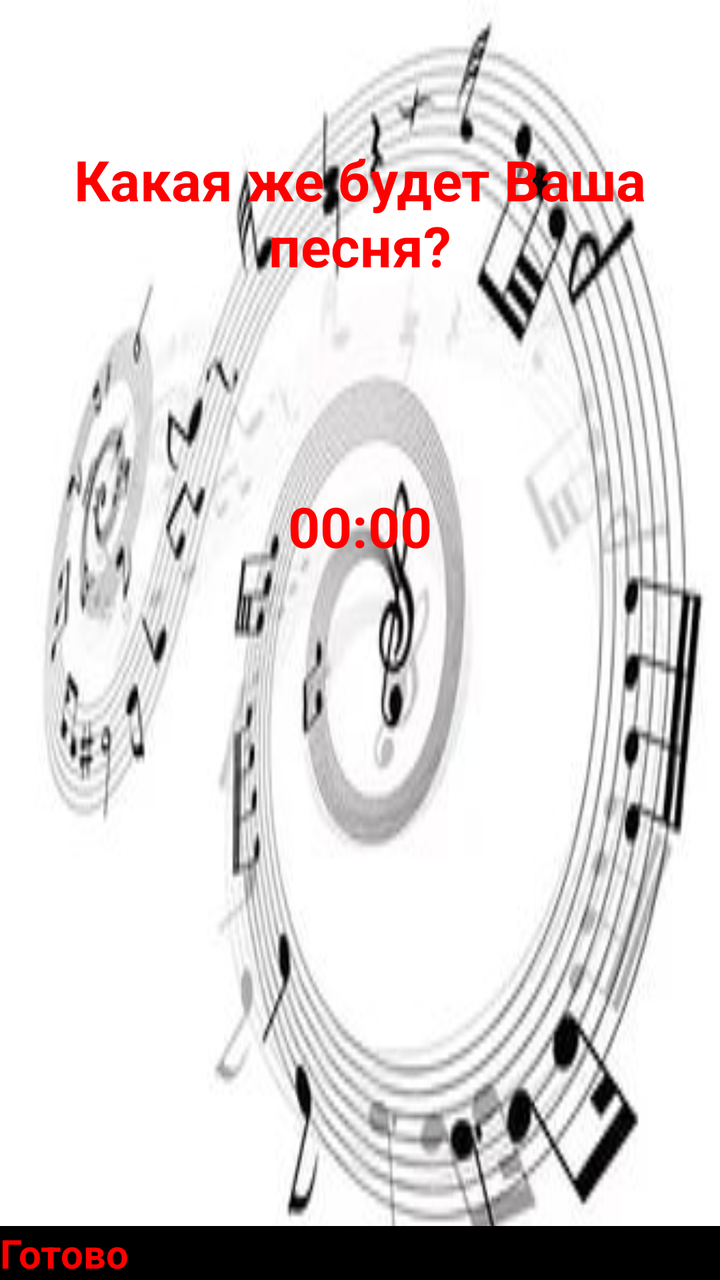
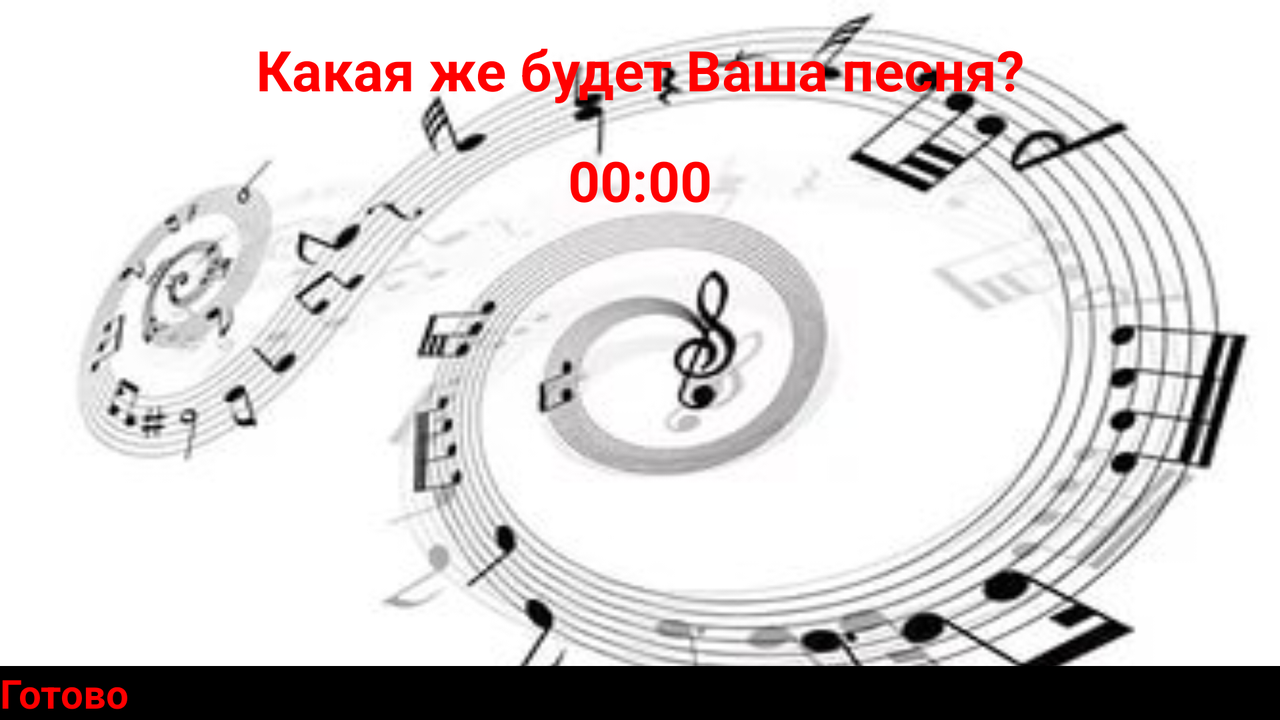

One screen, two layout resources from the same app: the default and the repository's alternative for another configuration. Each is rendered where Android would select it; the XML of both is given below.
<!-- AndroidManifest.xml: application theme MyTheme -->
<!-- res/layout/record.xml -->
<RelativeLayout xmlns:android="http://schemas.android.com/apk/res/android"
    xmlns:tools="http://schemas.android.com/tools"
    android:layout_width="match_parent"
    android:layout_height="match_parent"
    tools:context="${relativePackage}.${activityClass}" >

    <TextView
        android:id="@+id/textView1"
        android:layout_width="wrap_content"
        android:layout_height="wrap_content"
        android:layout_alignParentTop="true"
        android:layout_centerHorizontal="true"
        android:layout_marginTop="71dp"
        android:gravity="center"
        android:text="@string/record"
        android:textColor="#FF0000"
        android:textSize="28sp"
        android:textStyle="bold" />

    <Chronometer
        android:id="@+id/chronometer"
        android:layout_width="wrap_content"
        android:layout_height="wrap_content"
        android:layout_below="@+id/textView1"
        android:layout_centerHorizontal="true"
        android:layout_marginTop="103dp"
        android:textSize="28sp"
        android:textColor="#FF0000"
        android:textStyle="bold"
        android:text="Chronometer" />

    <LinearLayout
        android:layout_width="wrap_content"
        android:layout_height="wrap_content"
        android:layout_below="@+id/chronometer"
        android:layout_centerHorizontal="true"
        android:layout_marginTop="26dp"
        android:orientation="vertical" >

        <LinearLayout
            android:layout_width="match_parent"
            android:layout_height="wrap_content" >

            <ImageButton
                android:id="@+id/imageButtonRec"
                android:layout_width="150dp"
                android:layout_height="144dp"
                android:adjustViewBounds="true"
                android:onClick="onStartClick"
                android:scaleType="fitXY"
                android:src="@drawable/record" />

            <ImageButton
                android:id="@+id/imageButtonPlay"
                android:layout_width="166dp"
                android:layout_height="match_parent"
                android:adjustViewBounds="true"
                android:scaleType="fitXY"
                android:onClick="onPlayClick"
                android:src="@drawable/play" />

        </LinearLayout>

    </LinearLayout>

    <Button
        android:id="@+id/buttonNext"
        style="@style/Buttons"
        android:layout_width="match_parent"
        android:layout_height="wrap_content"
        android:layout_alignParentBottom="true"
        android:layout_alignParentRight="true"
        android:onClick="goToChoiceActivity"
        android:text="@string/submit" />

</RelativeLayout>
<!-- resources referenced by this layout -->
<resources>
  <string name="record">Какая же будет Ваша песня?</string>
  <string name="submit">Готово</string>
  <style name="Buttons">
          <item name="android:background">#000000</item>
          <item name="android:textSize">20sp</item>
          <item name="android:textStyle">bold</item>
          <item name="android:textColor">#FF0000</item>
      </style>
  <style name="MyTheme">
          <item name="android:windowNoTitle">true</item>
          <item name="android:windowBackground">@drawable/back</item>
      </style>
  <!-- drawable back: jpg bitmap (drawable, 14632 bytes) -->
</resources>
<!-- res/layout-land/record.xml (the repository's variant of the layout above) -->
<!-- drawn on the phone turned sideways -->
<RelativeLayout xmlns:android="http://schemas.android.com/apk/res/android"
    xmlns:tools="http://schemas.android.com/tools"
    android:layout_width="match_parent"
    android:layout_height="match_parent"
    tools:context="${relativePackage}.${activityClass}" >

    <LinearLayout
        android:layout_width="wrap_content"
        android:layout_height="wrap_content"
        android:layout_below="@+id/chronometer"
        android:layout_centerHorizontal="true"
        android:layout_marginTop="26dp"
        android:orientation="vertical" >

        <LinearLayout
            android:layout_width="212dp"
            android:layout_height="70dp" >

            <ImageButton
                android:id="@+id/imageButtonRec"
                android:layout_width="90dp"
                android:layout_height="match_parent"
                android:layout_weight="0.5"
                android:adjustViewBounds="true"
                android:onClick="onStartClick"
                android:scaleType="fitXY"
                android:src="@drawable/record" />

            <ImageButton
                android:id="@+id/imageButtonPlay"
                android:layout_width="90dp"
                android:layout_height="match_parent"
                android:layout_weight="0.5"
                android:adjustViewBounds="true"
                android:onClick="onPlayClick"
                android:scaleType="fitXY"
                android:src="@drawable/play" />
        </LinearLayout>

    </LinearLayout>

    <Button
        android:id="@+id/buttonNext"
        style="@style/Buttons"
        android:layout_width="match_parent"
        android:layout_height="wrap_content"
        android:layout_alignParentBottom="true"
        android:layout_alignParentRight="true"
        android:onClick="goToChoiceActivity"
        android:text="@string/submit" />

    <Chronometer
        android:id="@+id/chronometer"
        android:layout_width="wrap_content"
        android:layout_height="wrap_content"
        android:layout_below="@+id/textView1"
        android:layout_centerHorizontal="true"
        android:layout_marginTop="18dp"
        android:text="Chronometer"
        android:textColor="#FF0000"
        android:textSize="28sp"
        android:textStyle="bold" />

    <TextView
        android:id="@+id/textView1"
        android:layout_width="wrap_content"
        android:layout_height="wrap_content"
        android:layout_alignParentTop="true"
        android:layout_centerHorizontal="true"
        android:layout_marginTop="16dp"
        android:gravity="center"
        android:text="@string/record"
        android:textColor="#FF0000"
        android:textSize="28sp"
        android:textStyle="bold" />

</RelativeLayout>
